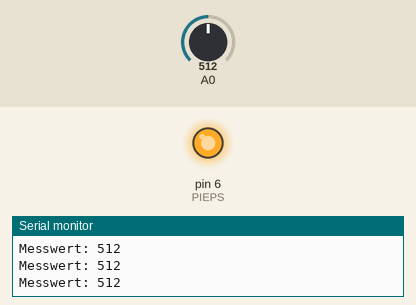
The sketch below on a simulated Arduino Uno, built with avr-gcc and run on an emulated ATmega328P. Parts: output pins drawn as LEDs (lit = HIGH), the last lines printed to the serial monitor. Inputs (shaded band) come from the test bench; at power-on: A0 = 512.

Above: at 1.2 s.
1.3 s: A0 set to 417
2.8 s: A0 set to 392
At 3.4 s:
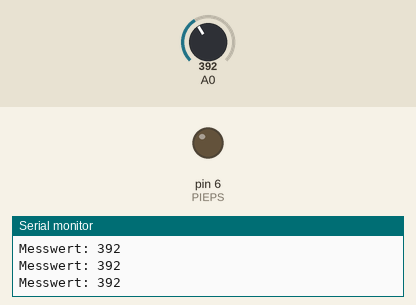
4.4 s: A0 set to 410
At 4.8 s:
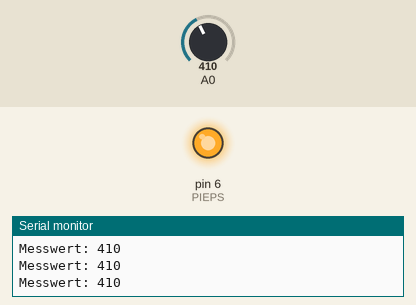
6.0 s: A0 set to 390
At 7.4 s:
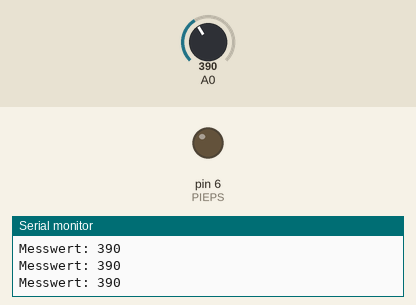
Timing chart, 0 to 8.6 s (numbered marks = the images above; inputs shaded):
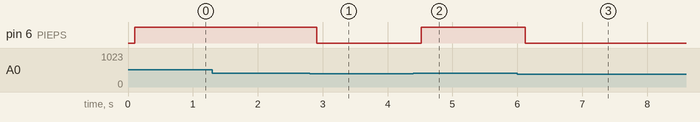

Measured:
- the behaviour switches between 401 and 400 on A0 (found by bisection; images 0 and 1)
- after the input at 2.8 s, pin 6 (PIEPS): HIGH → LOW after 0.11 s
- after the input at 4.4 s, pin 6 (PIEPS): LOW → HIGH after 0.12 s
- after the input at 6.0 s, pin 6 (PIEPS): HIGH → LOW after 0.12 s

The sketch:

4.18.2.ino
```cpp
int messwert=0;
int PIEPS=6;

void setup() {
    Serial.begin(9600);
    pinMode(PIEPS, OUTPUT);
}

void loop(){
    messwert = analogRead(A0);
    Serial.print("Messwert: ");
    Serial.println(messwert);
    delay(100);
    if(messwert>400){
        digitalWrite(PIEPS, HIGH);
    }else{
        digitalWrite(PIEPS, LOW);
    }
}
```
